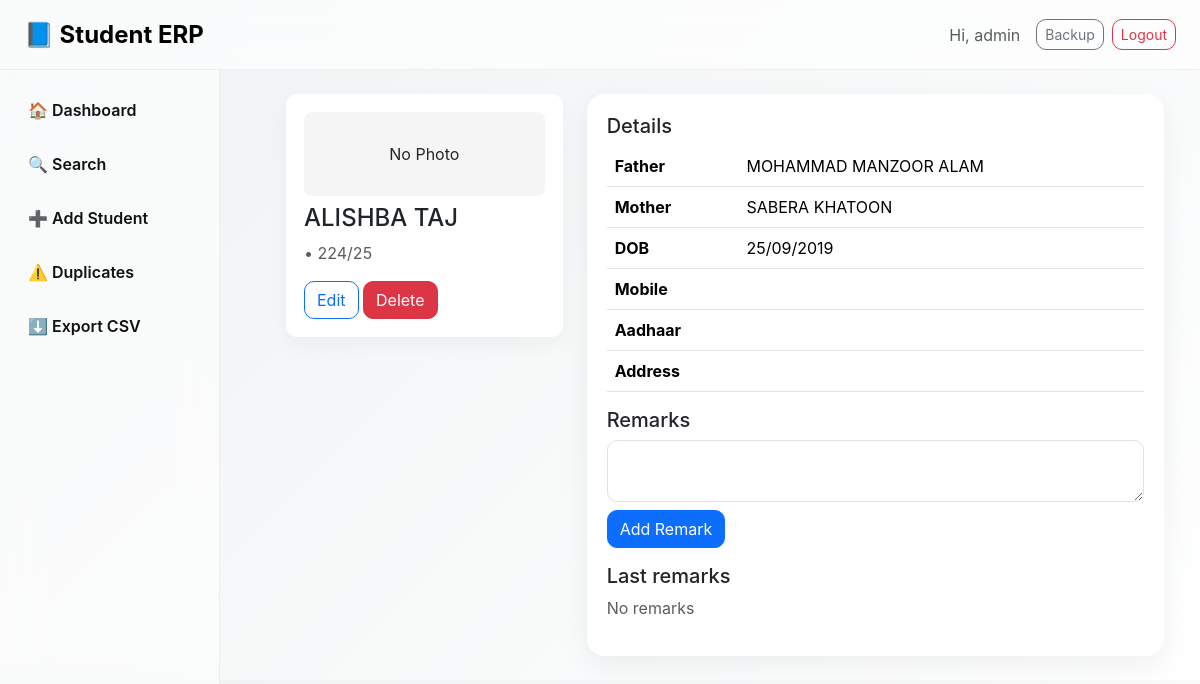
Screenshot of /student/22 (signed in) with the database file from the repository.
### tables this page shows
CREATE TABLE users (
        id INTEGER PRIMARY KEY AUTOINCREMENT,
        username TEXT UNIQUE,
        password_hash TEXT,
        role TEXT,
        full_name TEXT,
        created_at TEXT
    );

CREATE TABLE students (
        id INTEGER PRIMARY KEY AUTOINCREMENT,
        stable_id TEXT UNIQUE,
        school_id TEXT,
        sl_no TEXT,
        student_name TEXT,
        father_name TEXT,
        mother_name TEXT,
        sex_cast TEXT,
        dob TEXT,
        aadhaar_no TEXT,
        mobile_no TEXT,
        admission_class TEXT,
        admission_no TEXT,
        blood_group TEXT,
        address TEXT,
        category TEXT,
        religion TEXT,
        prev_school TEXT,
        transport_required INTEGER DEFAULT 0,
        medical_issues TEXT,
        emergency_contact TEXT,
        photo TEXT,
        remarks TEXT,
        status TEXT DEFAULT 'active',
        created_at TEXT,
        updated_at TEXT
    );

### app.py (the view)
@app.route("/student/<int:student_id>")
@login_required
def view_student(student_id):
    conn = get_conn()
    cur = conn.cursor()
    cur.execute("SELECT * FROM students WHERE id=?", (student_id,))
    s = cur.fetchone()
    cur.execute("SELECT * FROM remarks WHERE student_id=? ORDER BY created_at DESC", (student_id,))
    remarks = cur.fetchall()
    cur.execute("SELECT * FROM attendance WHERE student_id=? ORDER BY date DESC LIMIT 30", (student_id,))
    attendance = cur.fetchall()
    cur.execute("SELECT * FROM fees WHERE student_id=? ORDER BY year DESC,month DESC", (student_id,))
    fees = cur.fetchall()
    conn.close()
    return render_template("profile.html", student=s, remarks=remarks, attendance=attendance, fees=fees)

### app.py (called while the page is built)
def get_conn():
    conn = sqlite3.connect(DB_PATH)
    conn.row_factory = sqlite3.Row
    return conn

@login_manager.user_loader
def load_user(user_id):
    conn = get_conn()
    cur = conn.cursor()
    cur.execute("SELECT id,username,role FROM users WHERE id=?", (user_id,))
    r = cur.fetchone()
    conn.close()
    if not r:
        return None
    return User(r["id"], r["username"], r["role"])

### templates/profile.html
{% extends "layout.html" %}
{% block content %}
<div class="row">
  <div class="col-md-4">
    <div class="profile-card">
      {% if student['photo'] %}
        <img src="/uploads/{{ student['photo'] }}" class="img-fluid rounded mb-2" alt="photo">
      {% else %}
        <div class="text-center mb-2" style="padding:30px;background:#f5f5f5;border-radius:8px;">No Photo</div>
      {% endif %}
      <h4>{{ student['student_name'] }}</h4>
      <p class="text-muted">{{ student['admission_class'] }} • {{ student['admission_no'] }}</p>
      <a class="btn btn-outline-primary" href="{{ url_for('edit_student', student_id=student['id']) }}">Edit</a>
      <form method="post" action="{{ url_for('delete_student', student_id=student['id']) }}" style="display:inline-block">
        <button class="btn btn-danger" onclick="return confirm('Delete?')">Delete</button>
      </form>
    </div>
  </div>
  <div class="col-md-8">
    <div class="apple-card">
      <h5>Details</h5>
      <table class="table">
        <tr><th>Father</th><td>{{ student['father_name'] }}</td></tr>
        <tr><th>Mother</th><td>{{ student['mother_name'] }}</td></tr>
        <tr><th>DOB</th><td>{{ student['dob'] }}</td></tr>
        <tr><th>Mobile</th><td>{{ student['mobile_no'] }}</td></tr>
        <tr><th>Aadhaar</th><td>{{ student['aadhaar_no'] }}</td></tr>
        <tr><th>Address</th><td>{{ student['address'] }}</td></tr>
      </table>
      <h5 class="mt-3">Remarks</h5>
      <form method="post" action="{{ url_for('add_remark', student_id=student['id']) }}">
        <textarea name="remark" class="form-control mb-2"></textarea>
        <button class="btn btn-primary">Add Remark</button>
      </form>
      <h5 class="mt-3">Last remarks</h5>
      {% for r in remarks %}
        <div class="border rounded p-2 mb-2">
          <strong>{{ r['author'] }}</strong> <small class="text-muted">{{ r['created_at'] }}</small>
          <div>{{ r['text'] }}</div>
        </div>
      {% else %}
        <p class="text-muted">No remarks</p>
      {% endfor %}
    </div>
  </div>
</div>
{% endblock %}

### templates/layout.html (shortened to what this page needs)
<!doctype html>
<html>
<head>
  <link href="https://cdn.jsdelivr.net/npm/bootstrap@5.3.2/dist/css/bootstrap.min.css" rel="stylesheet">
  <link rel="stylesheet" href="/static/css/main.css">
</head>
<body class="app-body">
<nav class="navbar navbar-expand-lg glass-nav px-4">
  <a class="navbar-brand fw-bold fs-4" href="{{ url_for('dashboard') }}">📘 Student ERP</a>
  <div class="ms-auto d-flex align-items-center">
    <span class="me-3 text-muted">Hi, {{ current_user.username }}</span>
    <a class="btn btn-outline-secondary btn-sm me-2" href="{{ url_for('backup_db') }}">Backup</a>
    <a class="btn btn-outline-danger btn-sm" href="{{ url_for('logout') }}">Logout</a>
  </div>
</nav>
<div class="sidebar" id="sidebar">
  <div class="sidebar-inner">
    <a class="side-link" href="{{ url_for('dashboard') }}">🏠 Dashboard</a>
    <a class="side-link" href="{{ url_for('search') }}">🔍 Search</a>
    <a class="side-link" href="{{ url_for('add_student') }}">➕ Add Student</a>
    <a class="side-link" href="{{ url_for('find_duplicates') }}">⚠️ Duplicates</a>
    <a class="side-link" href="{{ url_for('export_csv') }}">⬇️ Export CSV</a>
  </div>
</div>
<div class="content-area" id="contentArea">
  <div class="container-fluid">
    {% block content %}{% endblock %}
  </div>
</div>
</body>
</html>

### static/css/main.css (style rules this page uses)
:root { --bg: linear-gradient(135deg,#eef2f3,#fff); --glass: rgba(255,255,255,0.65); --blur: blur(14px); --muted: #6b7280; --accent: #007aff; }
* { box-sizing:border-box }
body.app-body { background:var(--bg);font-family:-apple-system,BlinkMacSystemFont,'Segoe UI',Roboto,sans-serif;margin:0; }
.glass-nav { background:var(--glass);backdrop-filter:var(--blur);-webkit-backdrop-filter:var(--blur);border-bottom:1px solid rgba(0,0,0,0.06);height:70px;display:flex;align-items:center;padding:0 18px }
.sidebar { position:fixed;top:70px;left:0;width:220px;height:calc(100% - 70px);background:rgba(255,255,255,0.6);backdrop-filter:blur(18px);padding:18px;border-right:1px solid rgba(0,0,0,0.06) }
.sidebar-inner { display:flex;flex-direction:column;gap:10px }
.side-link { display:block;padding:10px;border-radius:10px;text-decoration:none;color:#111;font-weight:600 }
.content-area { margin-left:250px;padding:24px }
.apple-card { background:#fff;border-radius:18px;padding:20px;box-shadow:0 10px 30px rgba(0,0,0,0.06) }
.profile-card { padding:18px;background:#fff;border-radius:12px;box-shadow:0 8px 20px rgba(0,0,0,0.04) }
.table { background:#fff;border-radius:8px }
.form-control { border-radius:10px }
.btn { border-radius:10px }

### rows the page displays
users: username "admin"
students: student_name "ALISHBA TAJ", admission_no "224/25", father_name "MOHAMMAD MANZOOR ALAM", mother_name "SABERA KHATOON", dob "25/09/2019"
